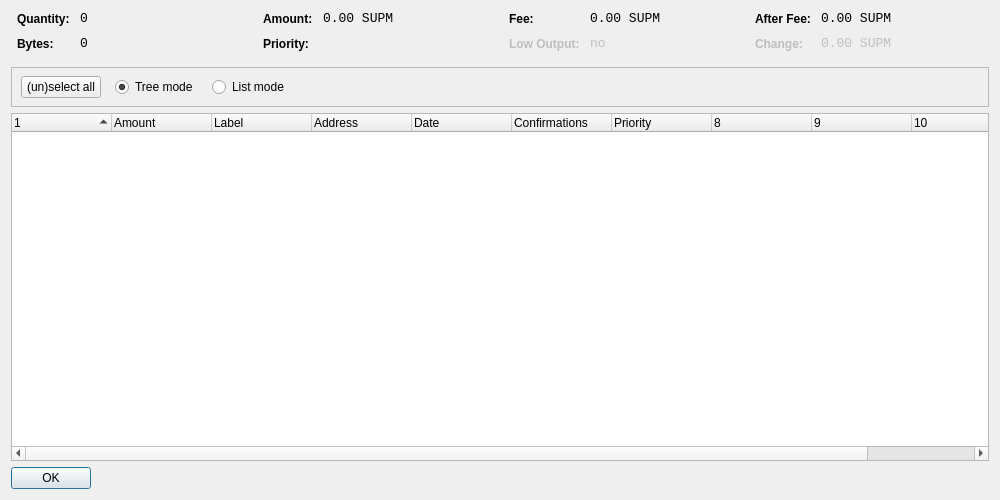
<?xml version="1.0" encoding="UTF-8"?>
<ui version="4.0">
 <class>CoinControlDialog</class>
 <widget class="QDialog" name="CoinControlDialog">
  <property name="geometry">
   <rect>
    <x>0</x>
    <y>0</y>
    <width>1000</width>
    <height>500</height>
   </rect>
  </property>
  <property name="windowTitle">
   <string>Coin Control</string>
  </property>
  <layout class="QVBoxLayout" name="verticalLayout">
   <item>
    <layout class="QHBoxLayout" name="horizontalLayoutTop" stretch="0,0,0,0">
     <property name="topMargin">
      <number>0</number>
     </property>
     <property name="bottomMargin">
      <number>10</number>
     </property>
     <item>
      <layout class="QFormLayout" name="formLayoutCoinControl1">
       <property name="horizontalSpacing">
        <number>10</number>
       </property>
       <property name="verticalSpacing">
        <number>10</number>
       </property>
       <property name="leftMargin">
        <number>6</number>
       </property>
       <property name="rightMargin">
        <number>6</number>
       </property>
       <item row="0" column="0">
        <widget class="QLabel" name="labelCoinControlQuantityText">
         <property name="styleSheet">
          <string notr="true">font-weight:bold;</string>
         </property>
         <property name="text">
          <string>Quantity:</string>
         </property>
        </widget>
       </item>
       <item row="0" column="1">
        <widget class="QLabel" name="labelCoinControlQuantity">
         <property name="font">
          <font>
           <family>Monospace</family>
           <pointsize>10</pointsize>
          </font>
         </property>
         <property name="cursor">
          <cursorShape>IBeamCursor</cursorShape>
         </property>
         <property name="contextMenuPolicy">
          <enum>Qt::ActionsContextMenu</enum>
         </property>
         <property name="text">
          <string notr="true">0</string>
         </property>
         <property name="textInteractionFlags">
          <set>Qt::LinksAccessibleByMouse|Qt::TextSelectableByKeyboard|Qt::TextSelectableByMouse</set>
         </property>
        </widget>
       </item>
       <item row="1" column="0">
        <widget class="QLabel" name="labelCoinControlBytesText">
         <property name="styleSheet">
          <string notr="true">font-weight:bold;</string>
         </property>
         <property name="text">
          <string>Bytes:</string>
         </property>
        </widget>
       </item>
       <item row="1" column="1">
        <widget class="QLabel" name="labelCoinControlBytes">
         <property name="font">
          <font>
           <family>Monospace</family>
           <pointsize>10</pointsize>
          </font>
         </property>
         <property name="cursor">
          <cursorShape>IBeamCursor</cursorShape>
         </property>
         <property name="contextMenuPolicy">
          <enum>Qt::ActionsContextMenu</enum>
         </property>
         <property name="text">
          <string notr="true">0</string>
         </property>
         <property name="textInteractionFlags">
          <set>Qt::LinksAccessibleByMouse|Qt::TextSelectableByKeyboard|Qt::TextSelectableByMouse</set>
         </property>
        </widget>
       </item>
      </layout>
     </item>
     <item>
      <layout class="QFormLayout" name="formLayoutCoinControl2">
       <property name="horizontalSpacing">
        <number>10</number>
       </property>
       <property name="verticalSpacing">
        <number>10</number>
       </property>
       <property name="leftMargin">
        <number>6</number>
       </property>
       <property name="rightMargin">
        <number>6</number>
       </property>
       <item row="0" column="0">
        <widget class="QLabel" name="labelCoinControlAmountText">
         <property name="styleSheet">
          <string notr="true">font-weight:bold;</string>
         </property>
         <property name="text">
          <string>Amount:</string>
         </property>
        </widget>
       </item>
       <item row="0" column="1">
        <widget class="QLabel" name="labelCoinControlAmount">
         <property name="font">
          <font>
           <family>Monospace</family>
           <pointsize>10</pointsize>
          </font>
         </property>
         <property name="cursor">
          <cursorShape>IBeamCursor</cursorShape>
         </property>
         <property name="contextMenuPolicy">
          <enum>Qt::ActionsContextMenu</enum>
         </property>
         <property name="text">
          <string notr="true">0.00 SUPM</string>
         </property>
         <property name="textInteractionFlags">
          <set>Qt::LinksAccessibleByMouse|Qt::TextSelectableByKeyboard|Qt::TextSelectableByMouse</set>
         </property>
        </widget>
       </item>
       <item row="1" column="0">
        <widget class="QLabel" name="labelCoinControlPriorityText">
         <property name="styleSheet">
          <string notr="true">font-weight:bold;</string>
         </property>
         <property name="text">
          <string>Priority:</string>
         </property>
        </widget>
       </item>
       <item row="1" column="1">
        <widget class="QLabel" name="labelCoinControlPriority">
         <property name="font">
          <font>
           <family>Monospace</family>
           <pointsize>10</pointsize>
          </font>
         </property>
         <property name="cursor">
          <cursorShape>IBeamCursor</cursorShape>
         </property>
         <property name="contextMenuPolicy">
          <enum>Qt::ActionsContextMenu</enum>
         </property>
         <property name="text">
          <string/>
         </property>
         <property name="textInteractionFlags">
          <set>Qt::LinksAccessibleByMouse|Qt::TextSelectableByKeyboard|Qt::TextSelectableByMouse</set>
         </property>
        </widget>
       </item>
      </layout>
     </item>
     <item>
      <layout class="QFormLayout" name="formLayoutCoinControl3">
       <property name="horizontalSpacing">
        <number>10</number>
       </property>
       <property name="verticalSpacing">
        <number>10</number>
       </property>
       <property name="leftMargin">
        <number>6</number>
       </property>
       <property name="rightMargin">
        <number>6</number>
       </property>
       <item row="0" column="0">
        <widget class="QLabel" name="labelCoinControlFeeText">
         <property name="styleSheet">
          <string notr="true">font-weight:bold;</string>
         </property>
         <property name="text">
          <string>Fee:</string>
         </property>
        </widget>
       </item>
       <item row="0" column="1">
        <widget class="QLabel" name="labelCoinControlFee">
         <property name="font">
          <font>
           <family>Monospace</family>
           <pointsize>10</pointsize>
          </font>
         </property>
         <property name="cursor">
          <cursorShape>IBeamCursor</cursorShape>
         </property>
         <property name="contextMenuPolicy">
          <enum>Qt::ActionsContextMenu</enum>
         </property>
         <property name="text">
          <string notr="true">0.00 SUPM</string>
         </property>
         <property name="textInteractionFlags">
          <set>Qt::LinksAccessibleByMouse|Qt::TextSelectableByKeyboard|Qt::TextSelectableByMouse</set>
         </property>
        </widget>
       </item>
       <item row="1" column="0">
        <widget class="QLabel" name="labelCoinControlLowOutputText">
         <property name="enabled">
          <bool>false</bool>
         </property>
         <property name="styleSheet">
          <string notr="true">font-weight:bold;</string>
         </property>
         <property name="text">
          <string>Low Output:</string>
         </property>
        </widget>
       </item>
       <item row="1" column="1">
        <widget class="QLabel" name="labelCoinControlLowOutput">
         <property name="enabled">
          <bool>false</bool>
         </property>
         <property name="font">
          <font>
           <family>Monospace</family>
           <pointsize>10</pointsize>
          </font>
         </property>
         <property name="cursor">
          <cursorShape>IBeamCursor</cursorShape>
         </property>
         <property name="contextMenuPolicy">
          <enum>Qt::ActionsContextMenu</enum>
         </property>
         <property name="text">
          <string notr="true">no</string>
         </property>
         <property name="textInteractionFlags">
          <set>Qt::LinksAccessibleByMouse|Qt::TextSelectableByKeyboard|Qt::TextSelectableByMouse</set>
         </property>
        </widget>
       </item>
      </layout>
     </item>
     <item>
      <layout class="QFormLayout" name="formLayoutCoinControl4">
       <property name="horizontalSpacing">
        <number>10</number>
       </property>
       <property name="verticalSpacing">
        <number>10</number>
       </property>
       <property name="leftMargin">
        <number>6</number>
       </property>
       <property name="rightMargin">
        <number>6</number>
       </property>
       <item row="0" column="0">
        <widget class="QLabel" name="labelCoinControlAfterFeeText">
         <property name="styleSheet">
          <string notr="true">font-weight:bold;</string>
         </property>
         <property name="text">
          <string>After Fee:</string>
         </property>
        </widget>
       </item>
       <item row="0" column="1">
        <widget class="QLabel" name="labelCoinControlAfterFee">
         <property name="font">
          <font>
           <family>Monospace</family>
           <pointsize>10</pointsize>
          </font>
         </property>
         <property name="cursor">
          <cursorShape>IBeamCursor</cursorShape>
         </property>
         <property name="contextMenuPolicy">
          <enum>Qt::ActionsContextMenu</enum>
         </property>
         <property name="text">
          <string notr="true">0.00 SUPM</string>
         </property>
         <property name="textInteractionFlags">
          <set>Qt::LinksAccessibleByMouse|Qt::TextSelectableByKeyboard|Qt::TextSelectableByMouse</set>
         </property>
        </widget>
       </item>
       <item row="1" column="0">
        <widget class="QLabel" name="labelCoinControlChangeText">
         <property name="enabled">
          <bool>false</bool>
         </property>
         <property name="styleSheet">
          <string notr="true">font-weight:bold;</string>
         </property>
         <property name="text">
          <string>Change:</string>
         </property>
        </widget>
       </item>
       <item row="1" column="1">
        <widget class="QLabel" name="labelCoinControlChange">
         <property name="enabled">
          <bool>false</bool>
         </property>
         <property name="font">
          <font>
           <family>Monospace</family>
           <pointsize>10</pointsize>
          </font>
         </property>
         <property name="cursor">
          <cursorShape>IBeamCursor</cursorShape>
         </property>
         <property name="contextMenuPolicy">
          <enum>Qt::ActionsContextMenu</enum>
         </property>
         <property name="text">
          <string notr="true">0.00 SUPM</string>
         </property>
         <property name="textInteractionFlags">
          <set>Qt::LinksAccessibleByMouse|Qt::TextSelectableByKeyboard|Qt::TextSelectableByMouse</set>
         </property>
        </widget>
       </item>
      </layout>
     </item>
    </layout>
   </item>
   <item>
    <widget class="QFrame" name="frame">
     <property name="minimumSize">
      <size>
       <width>0</width>
       <height>40</height>
      </size>
     </property>
     <property name="frameShape">
      <enum>QFrame::StyledPanel</enum>
     </property>
     <property name="frameShadow">
      <enum>QFrame::Sunken</enum>
     </property>
     <widget class="QWidget" name="horizontalLayoutWidget">
      <property name="geometry">
       <rect>
        <x>10</x>
        <y>0</y>
        <width>781</width>
        <height>41</height>
       </rect>
      </property>
      <layout class="QHBoxLayout" name="horizontalLayoutPanel" stretch="0,0,0,0,0">
       <property name="spacing">
        <number>14</number>
       </property>
       <item>
        <widget class="QPushButton" name="pushButtonSelectAll">
         <property name="sizePolicy">
          <sizepolicy hsizetype="Maximum" vsizetype="Fixed">
           <horstretch>0</horstretch>
           <verstretch>0</verstretch>
          </sizepolicy>
         </property>
         <property name="text">
          <string>(un)select all</string>
         </property>
        </widget>
       </item>
       <item>
        <widget class="QRadioButton" name="radioTreeMode">
         <property name="sizePolicy">
          <sizepolicy hsizetype="Maximum" vsizetype="Fixed">
           <horstretch>0</horstretch>
           <verstretch>0</verstretch>
          </sizepolicy>
         </property>
         <property name="text">
          <string>Tree mode</string>
         </property>
         <property name="checked">
          <bool>true</bool>
         </property>
        </widget>
       </item>
       <item>
        <widget class="QRadioButton" name="radioListMode">
         <property name="sizePolicy">
          <sizepolicy hsizetype="Maximum" vsizetype="Fixed">
           <horstretch>0</horstretch>
           <verstretch>0</verstretch>
          </sizepolicy>
         </property>
         <property name="text">
          <string>List mode</string>
         </property>
        </widget>
       </item>
       <item>
        <spacer name="horizontalSpacer">
         <property name="orientation">
          <enum>Qt::Horizontal</enum>
         </property>
         <property name="sizeHint" stdset="0">
          <size>
           <width>40</width>
           <height>20</height>
          </size>
         </property>
        </spacer>
       </item>
      </layout>
     </widget>
    </widget>
   </item>
   <item>
    <widget class="CoinControlTreeWidget" name="treeWidget">
     <property name="contextMenuPolicy">
      <enum>Qt::CustomContextMenu</enum>
     </property>
     <property name="sortingEnabled">
      <bool>false</bool>
     </property>
     <property name="columnCount">
      <number>11</number>
     </property>
     <attribute name="headerShowSortIndicator" stdset="0">
      <bool>true</bool>
     </attribute>
     <attribute name="headerStretchLastSection">
      <bool>false</bool>
     </attribute>
     <column>
      <property name="text">
       <string/>
      </property>
     </column>
     <column>
      <property name="text">
       <string>Amount</string>
      </property>
     </column>
     <column>
      <property name="text">
       <string>Label</string>
      </property>
     </column>
     <column>
      <property name="text">
       <string>Address</string>
      </property>
     </column>
     <column>
      <property name="text">
       <string>Date</string>
      </property>
     </column>
     <column>
      <property name="text">
       <string>Confirmations</string>
      </property>
      <property name="toolTip">
       <string>Confirmed</string>
      </property>
     </column>
     <column>
      <property name="text">
       <string>Priority</string>
      </property>
     </column>
     <column>
      <property name="text">
       <string/>
      </property>
     </column>
     <column>
      <property name="text">
       <string/>
      </property>
     </column>
     <column>
      <property name="text">
       <string/>
      </property>
     </column>
     <column>
      <property name="text">
       <string/>
      </property>
     </column>
    </widget>
   </item>
   <item>
    <widget class="QDialogButtonBox" name="buttonBox">
     <property name="sizePolicy">
      <sizepolicy hsizetype="Maximum" vsizetype="Fixed">
       <horstretch>0</horstretch>
       <verstretch>0</verstretch>
      </sizepolicy>
     </property>
     <property name="orientation">
      <enum>Qt::Horizontal</enum>
     </property>
     <property name="standardButtons">
      <set>QDialogButtonBox::Ok</set>
     </property>
    </widget>
   </item>
  </layout>
 </widget>
 <customwidgets>
  <customwidget>
   <class>CoinControlTreeWidget</class>
   <extends>QTreeWidget</extends>
   <header>coincontroltreewidget.h</header>
  </customwidget>
 </customwidgets>
 <resources/>
 <connections/>
</ui>
